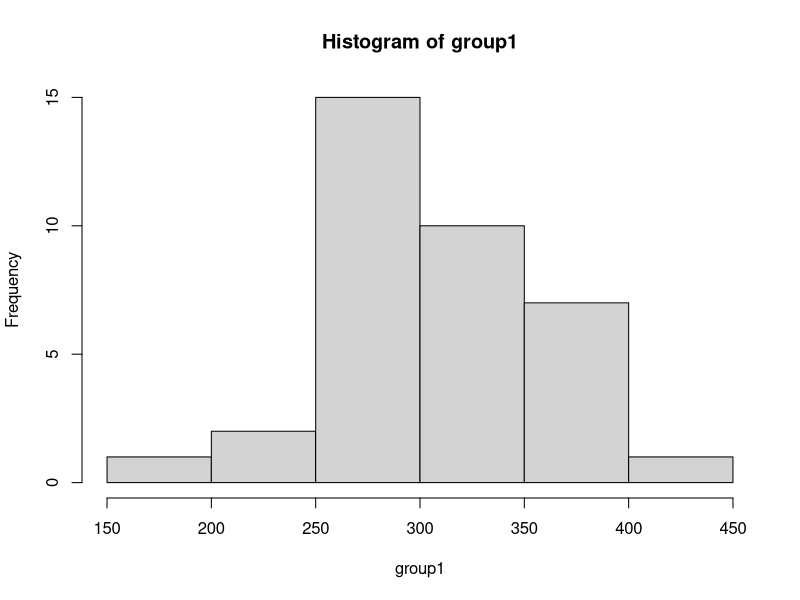
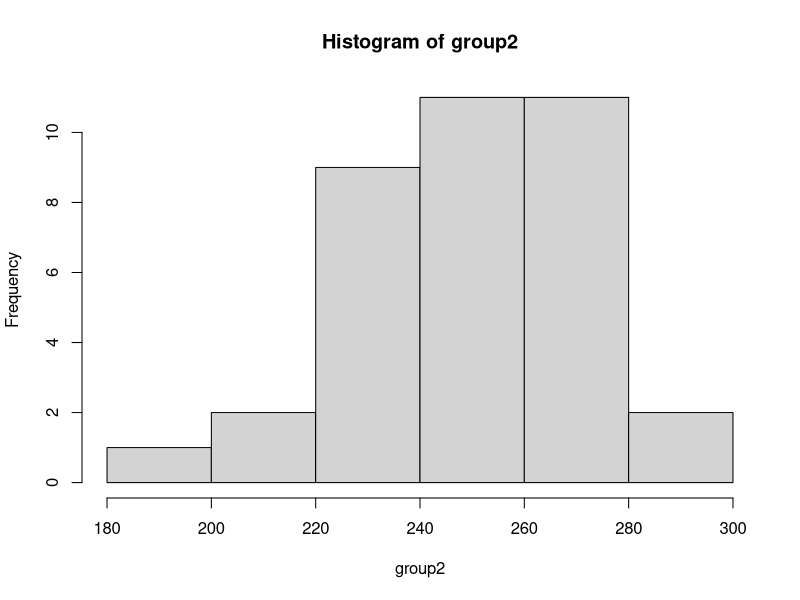
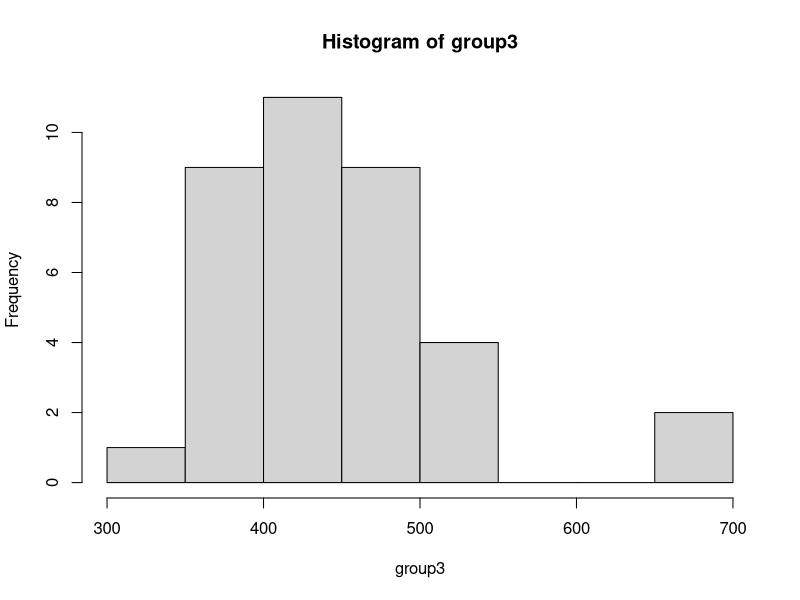
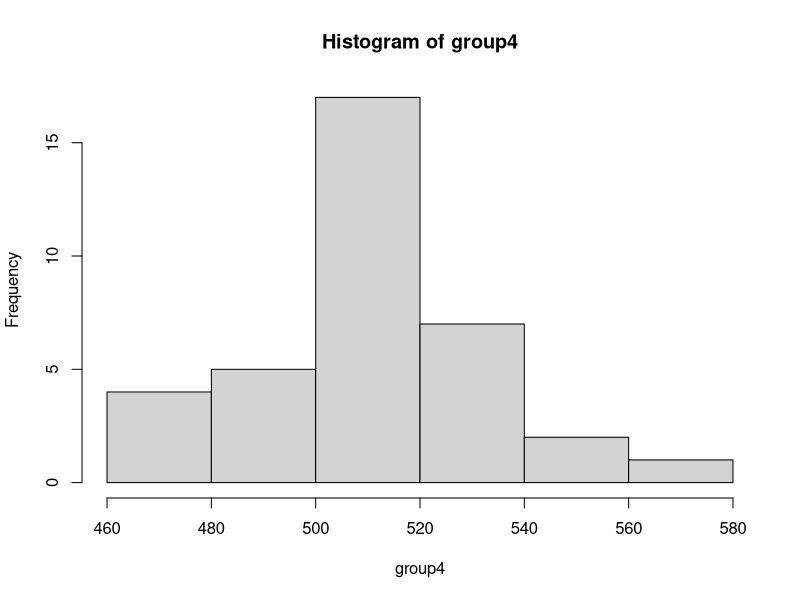
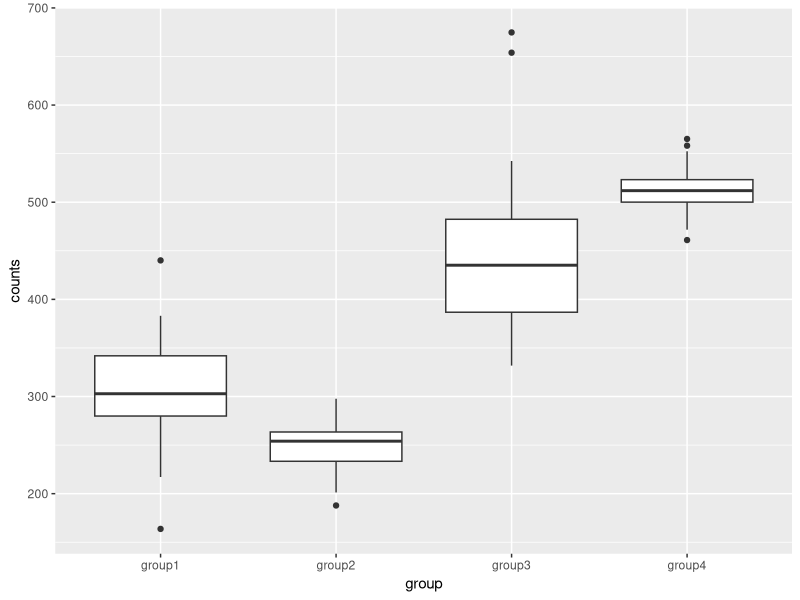
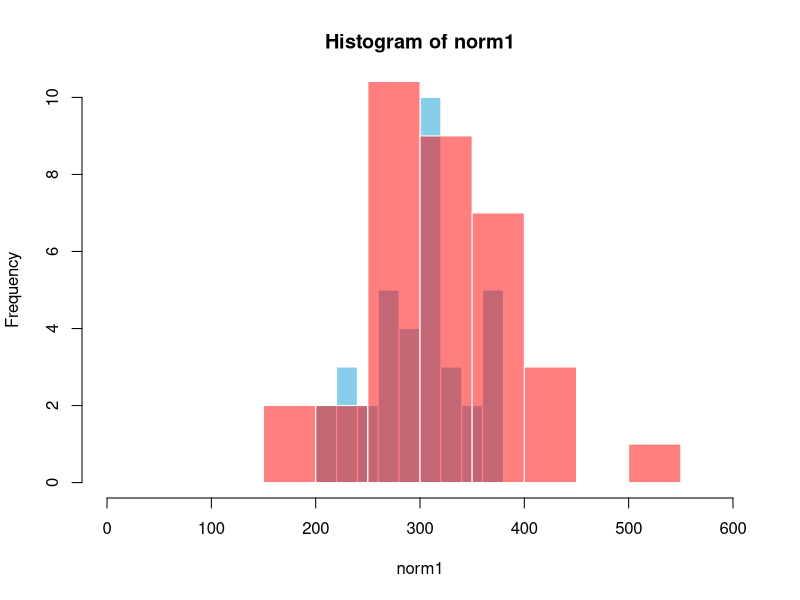
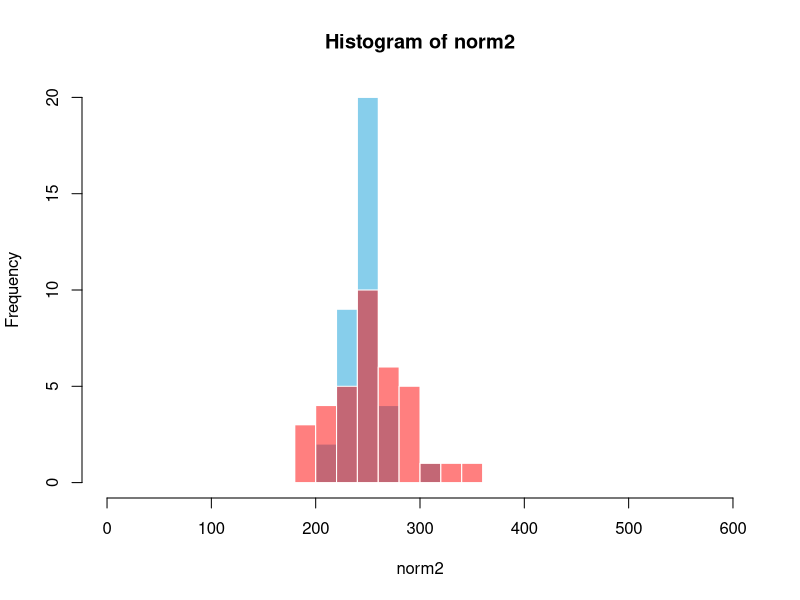
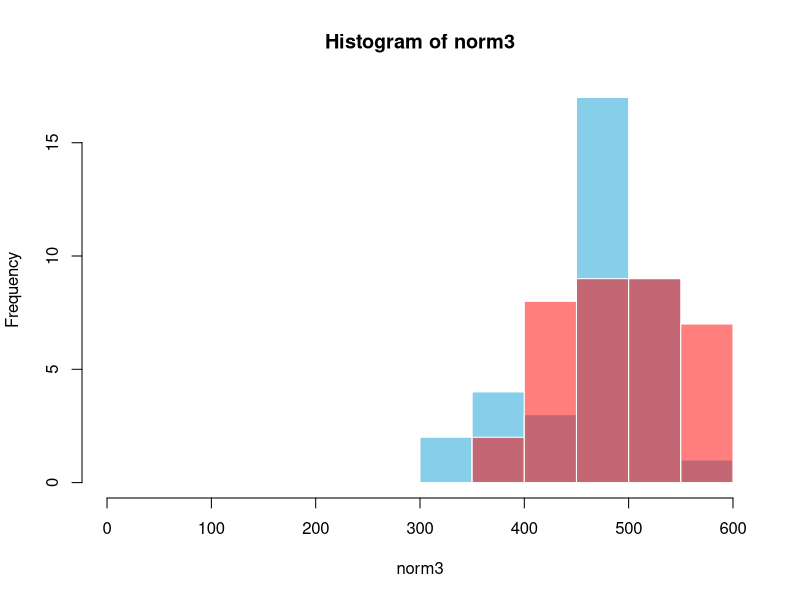

The R source for these figures, in order:
## ---- chunk 1
knitr::opts_chunk$set(echo = TRUE)
## ---- chunk 2
library(tidyverse)
## ---- chunk 3
# Simulate rotifer count data - Lake group 1
group1 <- rnorm(n = 36, mean = 300, sd = 50)
hist(group1)

# Simulate rotifer count data - Lake group 2
group2 <- rnorm(n = 36, mean = 250, sd = 20)
hist(group2)

# Simulate rotifer count data - Lake group 3
group3 <- rnorm(n = 36, mean = 455, sd = 65)
hist(group3)

# Simulate rotifer count data - Lake group 4
group4 <- rnorm(n = 36, mean = 511, sd = 20)
hist(group4)

# Create data frame
d_frame <- data.frame(group1, group2, group3, group4)

# Make the data frame longer
d_frame <- d_frame %>%
  pivot_longer(cols = group1:group4,
               names_to = "group",
               values_to = "counts")
head(d_frame)
## ---- chunk 4
# One-way ANOVA analysis
ano_model <- aov(counts~group, data = d_frame)

z <- summary(ano_model) # model output
print(z) 
flat_out <- unlist(z)
ano_stats <- list(f_ratio <- unlist(z)[7], f_pval <- unlist(z)[9])
print(ano_stats)

# Plot anova data
ano_plot <- ggplot(d_frame) +
            aes(x = group, y = counts) +
            geom_boxplot()
print(ano_plot)
## ---- chunk 5
# Adjusting the means of the different groups:
group1 <- rnorm(n = 36, mean = 280, sd = 50) # group 1
group2 <- rnorm(n = 36, mean = 285, sd = 20) # group 2
group3 <- rnorm(n = 36, mean = 290, sd = 65) # group 3
group4 <- rnorm(n = 36, mean = 300, sd = 20) # group 4

d_frame <- data.frame(group1, group2, group3, group4)
d_frame <- d_frame %>%
  pivot_longer(cols = group1:group4,
               names_to = "group",
               values_to = "counts")

# One-way ANOVA analysis
ano_model <- aov(counts~group, data = d_frame)
z <- summary(ano_model) # model output
flat_out <- unlist(z)
ano_stats <- list(f_ratio <- unlist(z)[7], f_pval <- unlist(z)[9])
print(ano_stats)
## ---- chunk 6
# Adjusting the sample sizes of the different groups:
group1 <- rnorm(n = 2, mean = 300, sd = 50) # group 1
group2 <- rnorm(n = 2, mean = 250, sd = 20) # group 2
group3 <- rnorm(n = 2, mean = 455, sd = 65) # group 3
group4 <- rnorm(n = 2, mean = 511, sd = 20) # group 4

d_frame <- data.frame(group1, group2, group3, group4)
d_frame <- d_frame %>%
  pivot_longer(cols = group1:group4,
               names_to = "group",
               values_to = "counts")

# One-way ANOVA analysis
ano_model <- aov(counts~group, data = d_frame)
z <- summary(ano_model) # model output
flat_out <- unlist(z)
ano_stats <- list(f_ratio <- unlist(z)[7], f_pval <- unlist(z)[9])
print(ano_stats)
## ---- chunk 7
# Attempting to use the gamma distribution

# group 1
norm1 <- rnorm(n = 36, mean = 300, sd = 50) 
gamma1 <- rgamma(n = 36, shape = 20, scale = 15)
hist(norm1,col='skyblue',border=F, xlim = c(0, 600))
hist(gamma1,add=T,col=scales::alpha('red',.5),border=F)

# group 2
norm2 <- rnorm(n = 36, mean = 250, sd = 20)
gamma2 <- rgamma(n = 36, shape = 35, scale = 7)
hist(norm2,col='skyblue',border=F, xlim = c(0, 600))
hist(gamma2,add=T,col=scales::alpha('red',.5),border=F)

# group 3
norm3 <- rnorm(n = 36, mean = 455, sd = 65)
gamma3 <- rgamma(n = 36, shape = 70, scale = 7)
hist(norm3,col='skyblue',border=F, xlim = c(0, 600))
hist(gamma3,add=T,col=scales::alpha('red',.5),border=F)

# group 4
norm4 <- rnorm(n = 36, mean = 511, sd = 20)
gamma4 <- rgamma(n = 36, shape = 125, scale = 4)
hist(norm4,col='skyblue',border=F, xlim = c(0, 600))
hist(gamma4,add=T,col=scales::alpha('red',.5),border=F)

d_frame <- data.frame(gamma1, gamma2, gamma3, gamma4)
d_frame <- d_frame %>%
  pivot_longer(cols = gamma1:gamma4,
               names_to = "group",
               values_to = "counts")

# One-way ANOVA analysis
ano_model <- aov(counts~group, data = d_frame)
z <- summary(ano_model) # model output
flat_out <- unlist(z)
ano_stats <- list(f_ratio <- unlist(z)[7], f_pval <- unlist(z)[9])
print(ano_stats)

# Plot anova data
ano_plot <- ggplot(d_frame) +
            aes(x = group, y = counts) +
            geom_boxplot()
print(ano_plot)
